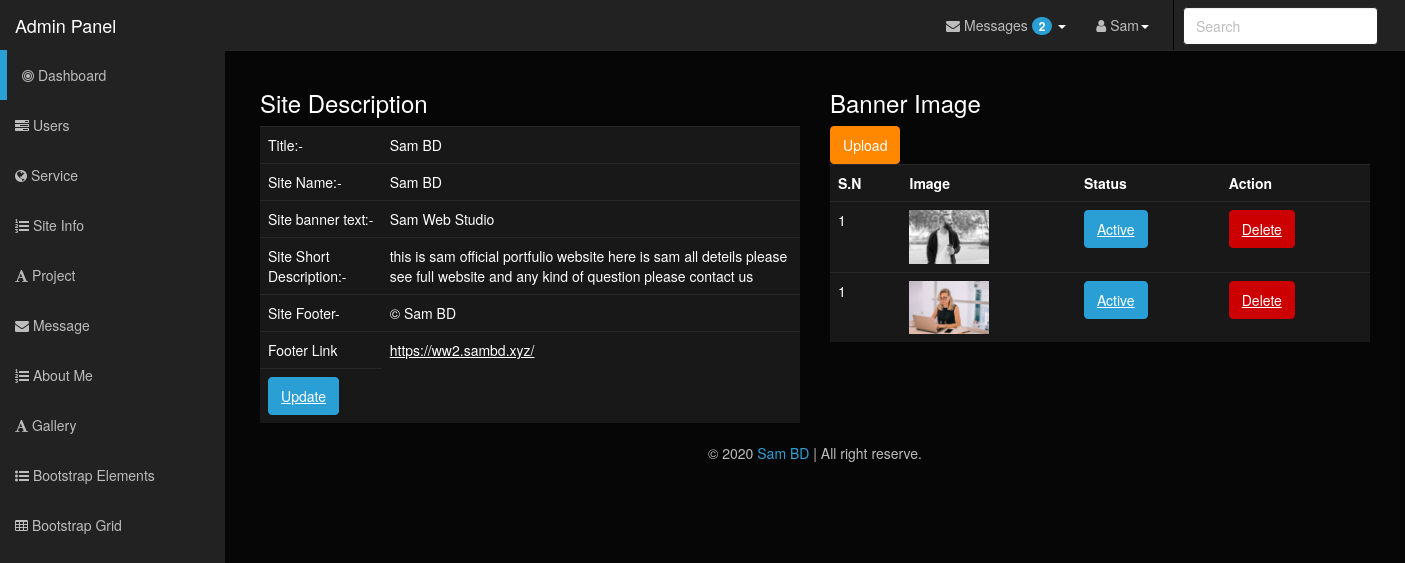
The page /admin/site-description/index.php (signed in) on the database its author committed.
### tables this page shows
CREATE TABLE `site_desp` (
  `id` int(11) NOT NULL,
  `title` varchar(50) NOT NULL,
  `s_name` varchar(20) NOT NULL,
  `ban_text` varchar(50) NOT NULL,
  `short_desp` varchar(150) NOT NULL,
  `footer` varchar(20) NOT NULL,
  `footer_link` varchar(50) NOT NULL
);

CREATE TABLE `site_banner_img` (
  `id` int(11) NOT NULL,
  `picture` varchar(255) NOT NULL,
  `status` int(11) NOT NULL
);

### admin/site-description/index.php (the view, shortened to what this page needs)
<?php
include '../includes/header.php';
include '../includes/nav.php';
$sel_db = "SELECT * FROM site_desp";
$sel_db_que = mysqli_query($db_con,$sel_db);
$site_assoc = mysqli_fetch_assoc($sel_db_que);
$banner_sel = "SELECT * FROM site_banner_img";
$banner_sel_que = mysqli_query($db_con,$banner_sel);
?>
<?php if ($_SESSION['role']!=0) { ?>
<section>
	<div class="container">
		<div class="col-sm-6">
			<div class="card">
				<div class="card-header">
					<h3>Site Description</h3>
				</div>
				<div class="card-body">
					<table class="table">
						<tr>
							<td>Title:-</td>
							<td><?php echo $site_assoc['title']; ?></td>
						</tr>
						<tr>
							<td>Site Name:-</td>
							<td><?php echo $site_assoc['s_name']; ?></td>
						</tr>
						<tr>
							<td>Site banner text:-</td>
							<td><?php echo $site_assoc['ban_text']; ?></td>
						</tr>
						<tr>
							<td>Site Short Description:-</td>
							<td><?php echo $site_assoc['short_desp']; ?></td>
						</tr><tr>
							<td>Site Footer-</td>
							<td>&copy; <?php echo $site_assoc['footer']; ?></td>
						</tr>
						<tr>
							<td>Footer Link</td>
							<td>
								<a href="<?php echo $site_assoc['footer_link']; ?>" target="blank"><?php echo $site_assoc['footer_link']; ?></a>
							</td>
						</tr>
						<tr>
							<td><a href="edit.php?id=<?php echo $site_assoc['id']; ?>" class="btn btn-primary">Update</a></td>
						</tr>
					</table>
				</div>
			</div>
		</div>
		<div class="col-sm-6">
			<div class="card">
				<div class="card-header">
					<h3>Banner Image</h3>
				</div>
				<div class="card-body">
					<table class="table">
						<tr>
							<th>S.N</th>
							<th>Image</th>
							<th>Status</th>
							<th>Action</th>
						</tr>
						<?php foreach ($banner_sel_que as $banner): ?>
						<tr>
							<td><?php $sn=1; echo $sn++; ?></td>
							<td><img src="../uploads/banner/<?php echo $banner['picture']; ?>" width="80"></td>
							<td>
								<button type="submit" class="btn <?php echo($banner['status']==1?'btn-primary':'btn-warning');?>">
									<?php if ($banner['status']==1) { ?>
										<a href="deactive.php?id=<?php echo $banner['id']; ?>" class="text-white">Active</a>
									<?php }else{ ?>
										<a href="active.php?id=<?php echo $banner['id']; ?>" class="text-whites">De-active</a>
									<?php } ?>
								</button>
							</td>
							<td><a href="delete.php?id=<?php echo $banner['id']; ?> " class="btn btn-danger">Delete</a></td>
						</tr>
					<?php endforeach; ?>
						<div><a href="image.php" class="btn btn-warning">Upload</a></div>
					</table>
				</div>
			</div>
		</div>
	</div>
</section>
<?php }  else{
    echo "<div class='alert alert-danger' role='alert'>
  <h3>ACCESS DENIED</h3></br>
Did you know! There are about 7 billion people in the world but only few of them have privilege to access this page.
Unfortunately you are not one of them!
If you think you should have the privilege to access this page, please contact with the administrator.
</div>";} include '../includes/footer.php'; ?>

### rows shown on the page
site_desp: title "Sam BD", s_name "Sam BD", ban_text "Sam Web Studio", short_desp "this is sam official portfulio website here is sam all deteils please see full website and any kind of question please contact us", footer "Sam BD", footer_link "https://ww2.sambd.xyz/"
site_banner_img: picture (picture)
site_banner_img: picture (picture)

### other values the page prints
$unread_msg['unread'] "2"
$_SESSION['full_name'] "Sam"
